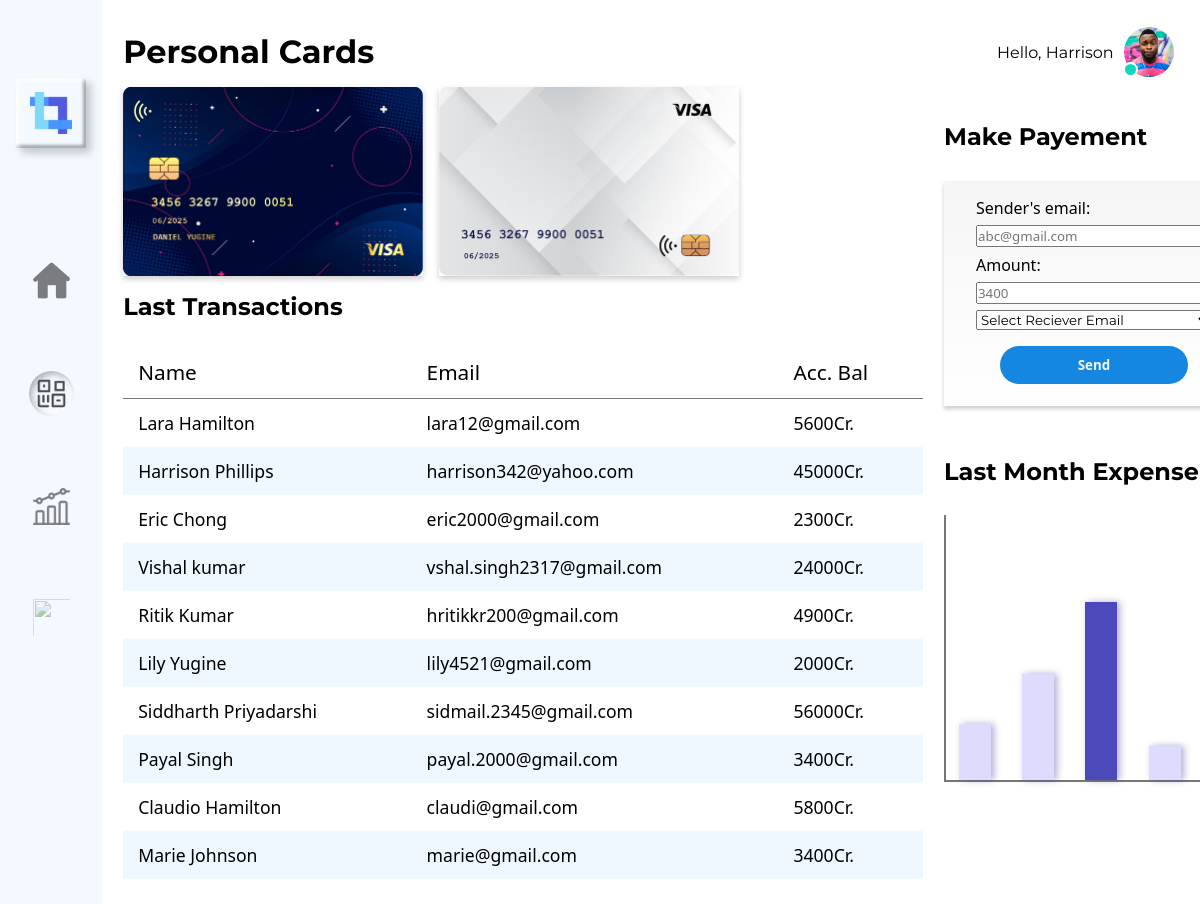
Page /customer on the committed database.
### bank/models.py (models this page shows)
class customerdetails(models.Model):
    name = models.CharField(max_length=1000000)
    email = models.EmailField(max_length=1000000)
    curr_bal = models.IntegerField()

### bank/views.py (the view, shortened to what this page needs)
# urls.py: path('customer', views.customer, name='customer'),
def customer(request):
    customers = customerdetails.objects.all()
    return render(request, 'customer.html', {'cust': customers})

### templates/customer.html (shortened to what this page needs)
{% load static %}
<!DOCTYPE html>
<html lang="en">
<head>
  <link rel="stylesheet" href="{% static 'cust.css' %}">
</head>
<body class="main">
  <main style="overflow-x: hidden;">
    <nav>
      <div class="logo"><img src="{% static 'logo.png' %}" alt=""></div>
      <a href="/"><img src="{% static 'home.png' %}" alt="" class="icons filter"></a>
      <a href="#"><img src="{% static 'dashboard.png' %}" alt="" class="icons filter active"></a>
      <a href="transactions"><img src="{% static 'stats.png' %}" alt="" class="icons filter"></a>
      <a href="#"><img src="{% static 'customer-care.png' %}" alt="" class="icons filter"></a>
    </nav>
    <setion class="middle">
      <h1>Personal Cards</h1>
      <div class="cards">
        <img class="card1" src="{% static 'deb2.png' %}" width="300px" alt="">
        <img class="card1" src="{% static 'debit1.png' %}" width="300px" alt="">
      </div>
      <h2>Last Transactions</h2>
      <table class="table1">
        <thead>
          <tr>
            <th>Name</th>
            <th>Email</th>
            <th>Acc. Bal</th>
          </tr>
        </thead>
        <body>
          {% for i in cust %}
          <tr>
            <td>{{ i.name }}</td>
            <td>{{ i.email }}</td>
            <td>{{ i.curr_bal }}Cr.</td>
          </tr>
          {% endfor %}
        </body>
      </table>
    </setion>
    <aside>
      <div class="profile">
        <p>Hello, Harrison</p>
        <img class='avatar' src="{% static 'profile.jpg' %}" width="50px" height="50px" alt="">
        <div class="dot"></div>
      </div>
      <h1>Make Payement</h1>
      <div class="payment">
        <form action="customer" method="POST">
          <label for="semail">Sender's email:</label>
          <input type="email" placeholder="abc@gmail.com" name="semail" >
          <label for="amt">Amount:</label>
          <input type="number" placeholder="3400" name="amt">
          <select id="email" name="email">
            <option value="satyaprajna1313@gmail.com">Select Reciever Email</option>
            <input class="button" type="submit" value="Send">
          </select>
        </form>
      </div>
      <h1 class="ex">Last Month Expense</h1>
      <div class="graph">
        <div class="one"></div>
        <div class="two"></div>
        <div class="high"></div>
        <div class="three"></div>
      </div>
    </aside>
  </main>
</body>
</html>

### static/cust.css (style rules this page uses)
* { margin: 0; padding: 0; box-sizing: border-box; font-family: "Montserrat", sans-serif; }
.main { height: 100vh; }
main { height: 100%; width: 100vw; display: grid; grid-template-columns: 1fr 7fr 2.5fr; grid-template-areas: "n m s"; overflow-x: hidden; }
nav { background-color: #f4f8ff; grid-area: n; display: grid; place-items: center; grid-template-rows: repeat(8, 1fr); }
nav .logo { grid-row: 1/3; width: 70px; height: 70px; box-shadow: 5px 5px 8px rgba(0, 0, 0, 0.2), -5px -5px 8px rgba(255, 255, 255, 0.3), inset 3px 3px 4px rgba(255, 255, 255, 0.8), inset -3px -3px 3px rgba(148, 148, 148, 0.8); display: flex; justify-content: center; align-items: center; }
nav .logo img { height: 50px; width: 50px; opacity: 1; }
nav img { width: 45px; height: 45px; opacity: 0.5; padding: 4px; }
.active { opacity: 0.7; border-radius: 50%; box-shadow: inset 3px 3px 6px rgba(0, 0, 0, 0.4), inset -3px -4px 5px rgba(255, 255, 255, 0.8); }
.middle { margin: 0 1.3rem; grid-area: m; }
h1 { margin-top: 2rem; margin-bottom: 1rem; }
.cards { margin-bottom: 1rem; display: flex; }
.card1 { box-shadow: 0 3px 6px rgba(0, 0, 0, 0.2); margin-right: 1rem; }
.table1 { border-collapse: collapse; margin: 25px 0; font-size: 1.1em; min-width: 800px; border-radius: 5px 5px 0 0; overflow: hidden; font-family: Arial, Helvetica, sans-serif, sans-serif; box-shadow: 0 0 20px rbga(0, 0, 0, 0.15); }
.table1 thead tr { text-align: left; font-weight: bold; border-bottom: 1px solid #777; }
.table1 th, .table1 td { padding: 12px 15px; font-family: "Segoe UI", Tahoma, Geneva, Verdana, sans-serif; }
.table1 tbody tr:nth-of-type(even) { background-color: aliceblue; }
th { font-weight: 500; font-size: 1.3rem; }
aside { grid-area: s; position: relative; }
.profile { position: absolute; top: 3%; display: flex; justify-content: center; align-items: center; right: 10%; }
.avatar { border-radius: 50%; }
.dot { background: rgb(17, 214, 188); border: 2px solid #fff; border-radius: 50%; position: absolute; top: 2.2rem; right: 2.3rem; z-index: 4; height: 15px; width: 15px; }
.profile p { margin-right: 00.67rem; }
.payment { position: absolute; top: 20%; width: 300px; background: linear-gradient(whitesmoke, white); box-shadow: 0 3px 4px 0 rgba(0, 0, 0, 0.2); padding: 1rem 2rem; }
form { font-family: "Segoe UI", Tahoma, Geneva, Verdana, sans-serif; display: flex; justify-content: space-between; flex-direction: column; }
label, input { color: black; font-family: "Segoe UI", Tahoma, Geneva, Verdana, sans-serif; margin-bottom: 0.4rem; }
aside h1 { position: absolute; top: 10%; }
.button { background: #1687e1; border: none; margin-top: 1rem; width: 80%; border-radius: 25px; margin-left: auto; margin-right: auto; padding: 0.6rem 0; color: aliceblue; font-weight: 600; cursor: pointer; }
.ex { position: absolute; top: 47%; }
.graph { width: 300px; height: 267px; position: absolute; top: 57%; border-bottom: 2px solid #777; border-left: 2px solid #777; display: flex; align-items: flex-end; justify-content: space-between; }
.graph div { background-color: rgb(221, 220, 255); margin-left: 0.8rem; width: 32px; box-shadow: 3px 0px 7px 0 rgba(58, 55, 143, 0.4); }
.one { height: 56px; }
.two { height: 106px; }
.three { height: 34px; }
.graph .high { height: 178px; background-color: #4c49ba; }

### rows in the picture
customerdetails: name "Lara Hamilton", email "lara12@gmail.com", curr_bal "5600"
customerdetails: name "Harrison Phillips", email "harrison342@yahoo.com", curr_bal "45000"
customerdetails: name "Eric Chong", email "eric2000@gmail.com", curr_bal "2300"
customerdetails: name "Vishal kumar", email "vshal.singh2317@gmail.com", curr_bal "24000"
customerdetails: name "Ritik Kumar", email "hritikkr200@gmail.com", curr_bal "4900"
customerdetails: name "Lily Yugine", email "lily4521@gmail.com", curr_bal "2000"
customerdetails: name "Siddharth Priyadarshi", email "sidmail.2345@gmail.com", curr_bal "56000"
customerdetails: name "Payal Singh", email "payal.2000@gmail.com", curr_bal "3400"
customerdetails: name "Claudio Hamilton", email "claudi@gmail.com", curr_bal "5800"
customerdetails: name "Marie Johnson", email "marie@gmail.com", curr_bal "3400"
